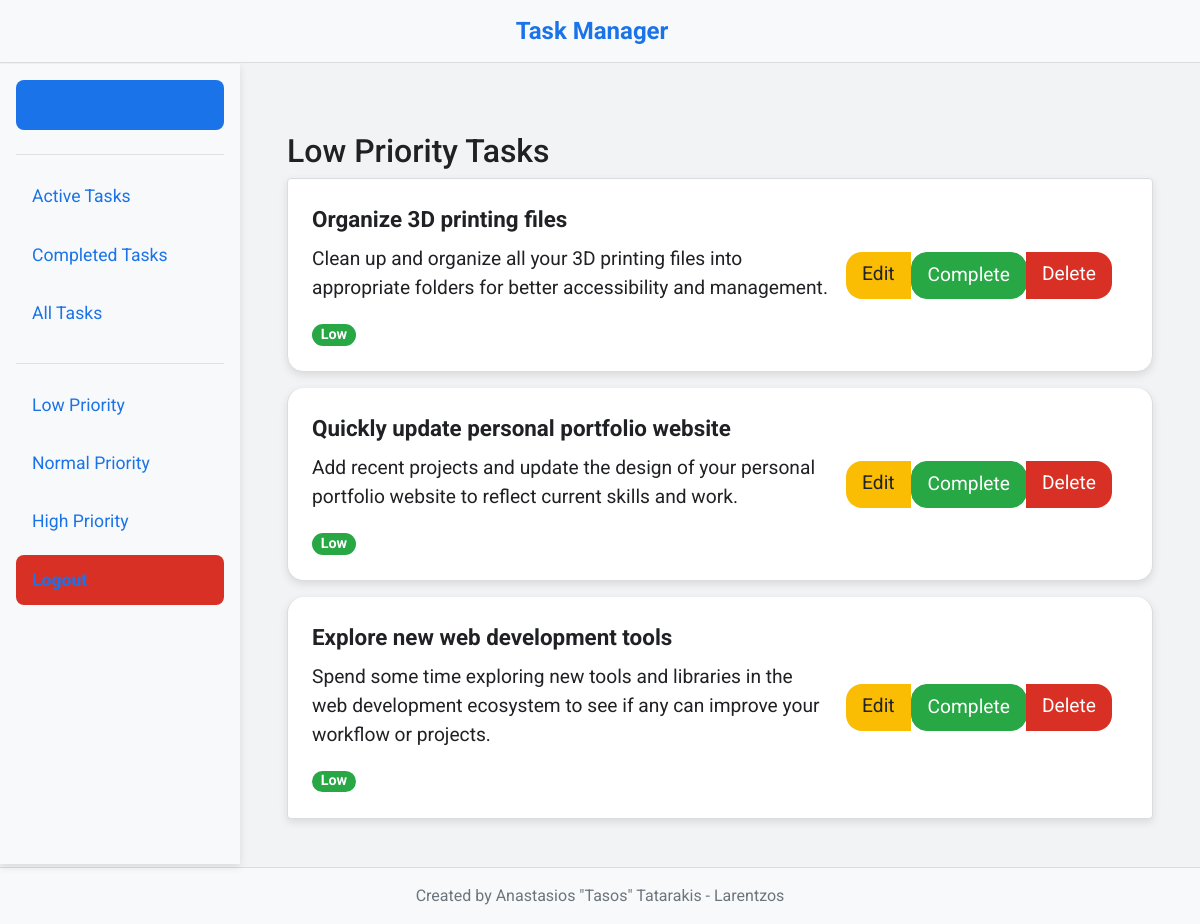
The app's page /tasks/priority/Low (signed in) with its own data.
### models/task.py (models this page shows, shortened)
class Task(db.Model):
    id = db.Column(db.Integer, primary_key=True)
    title = db.Column(db.String(100), nullable=False)
    description = db.Column(db.Text, nullable=False)
    priority = db.Column(db.String(10), nullable=False)
    user_id = db.Column(db.Integer, db.ForeignKey('user.id'), nullable=False)
    completed = db.Column(db.Boolean, default=False, nullable=False)
    owner = db.relationship('User', backref=db.backref('tasks', lazy=True))

### routes/task_routes.py (the view)
@task_routes.route('/tasks/priority/<priority>')
@login_required
def priority_tasks(priority):
    tasks = Task.query.filter_by(user_id=current_user.id, priority=priority).all()
    return render_template('tasks.html', tasks=tasks, title=f"{priority.capitalize()} Priority Tasks")

### app.py (called while the page is built)
@login_manager.user_loader
def load_user(user_id):
    return User.query.get(int(user_id))

### templates/tasks.html (shortened to what this page needs)
{% extends "base.html" %} {% block content %}
<div class="container-fluid">
  <h2 class="mt-4">{{ title }}</h2>
  {% if title == "All Tasks" %}
  <h3 class="mt-4">Active Tasks</h3>
  <div class="list-group mb-4">
    {% for task in active_tasks %}
    <div
      class="list-group-item d-flex justify-content-between align-items-center"
    >
      <div>
        <strong>{{ task.title }}</strong>
        <p>{{ task.description }}</p>
        <small
          class="badge badge-pill {% if task.priority == 'Low' %}badge-success {% elif task.priority == 'Normal' %}badge-warning {% else %}badge-danger{% endif %}"
        >
          {{ task.priority }}
        </small>
      </div>
      <div class="btn-group" role="group">
        <a
          href="{{ url_for('task.update_task', task_id=task.id) }}"
          class="btn btn-warning"
          >Edit</a
        >
        <form
          method="POST"
          action="{{ url_for('task.complete_task', task_id=task.id) }}"
        >
          <button type="submit" class="btn btn-success">Complete</button>
        </form>
        <a
          href="{{ url_for('task.delete_task', task_id=task.id) }}"
          class="btn btn-danger"
          >Delete</a
        >
      </div>
    </div>
    {% endfor %}
  </div>
  <h3 class="mt-4">Completed Tasks</h3>
  <div class="list-group">
    {% for task in completed_tasks %}
    <div
      class="list-group-item d-flex justify-content-between align-items-center"
    >
      <div>
        <strong>{{ task.title }}</strong>
        <p>{{ task.description }}</p>
        <small
          class="badge badge-pill {% if task.priority == 'Low' %}badge-success {% elif task.priority == 'Normal' %}badge-warning {% else %}badge-danger{% endif %}"
        >
          {{ task.priority }}
        </small>
        <span class="badge badge-secondary">Completed</span>
      </div>
      <div class="btn-group" role="group">
        <a
          href="{{ url_for('task.update_task', task_id=task.id) }}"
          class="btn btn-warning"
          >Edit</a
        >
        <a
          href="{{ url_for('task.delete_task', task_id=task.id) }}"
          class="btn btn-danger"
          >Delete</a
        >
      </div>
    </div>
    {% endfor %}
  </div>
  {% else %}
  <div class="list-group">
    {% for task in tasks %}
    <div
      class="list-group-item d-flex justify-content-between align-items-center"
    >
      <div>
        <strong>{{ task.title }}</strong>
        <p>{{ task.description }}</p>
        <small
          class="badge badge-pill {% if task.priority == 'Low' %}badge-success {% elif task.priority == 'Normal' %}badge-warning {% else %}badge-danger{% endif %}"
        >
          {{ task.priority }}
        </small>
      </div>
      <div class="btn-group" role="group">
        <a
          href="{{ url_for('task.update_task', task_id=task.id) }}"
          class="btn btn-warning"
          >Edit</a
        >
        {% if not task.completed %}
        <form
          method="POST"
          action="{{ url_for('task.complete_task', task_id=task.id) }}"
        >
          <button type="submit" class="btn btn-success">Complete</button>
        </form>
        {% endif %}
        <a
          href="{{ url_for('task.delete_task', task_id=task.id) }}"
          class="btn btn-danger"
          >Delete</a
        >
      </div>
    </div>
    {% endfor %}
  </div>
  {% endif %}
</div>
{% endblock %}

### static/CSS/sidebar.css (style rules this page uses)
body { font-family: "Roboto", sans-serif; color: #202124; margin: 0; padding: 0; display: flex; flex-direction: column; min-height: 100vh; background-color: #f1f3f4; }
.container-fluid { padding-top: 1rem; }
.btn { font-size: 1.2rem; padding: 0.5rem 1rem; border-radius: 1rem; transition: background-color 0.3s ease; }
.btn-warning { background-color: #fbbc04; border: none; }
.btn-danger { background-color: #d93025; border: none; }
.list-group-item { font-size: 1.2rem; padding: 1.5rem; margin-bottom: 1rem; border-radius: 1rem; border: 0.1rem solid #dadce0; background-color: #fff; box-shadow: 0 0.2rem 0.5rem rgba(0, 0, 0, 0.1); }
.list-group-item strong { display: block; font-size: 1.4rem; margin-bottom: 0.5rem; }
.d-flex > div { margin-right: 1rem; }

### static/CSS/main_content.css (style rules this page uses)
body { background-color: #f1f3f4; font-family: "Roboto", sans-serif; color: #202124; margin: 0; padding: 0; display: flex; flex-direction: column; min-height: 100vh; }
.container-fluid { padding-top: 1rem; flex: 1; }
.btn { font-size: 1.2rem; padding: 0.5rem 1rem; border-radius: 1rem; transition: background-color 0.3s ease; }
.btn-warning { background-color: #fbbc04; border: none; }
.btn-danger { background-color: #d93025; border: none; }
.list-group-item { font-size: 1.2rem; padding: 1.5rem; margin-bottom: 1rem; border-radius: 1rem; border: 1px solid #dadce0; background-color: #fff; }
.list-group-item strong { display: block; font-size: 1.4rem; margin-bottom: 0.5rem; }
.d-flex > div { margin-right: 1rem; }

### records on screen
Task: title "Organize 3D printing files", description "Clean up and organize all your 3D printing files into appropriate folders for better accessibility and management.", priority "Low"
Task: title "Quickly update personal portfolio website", description "Add recent projects and update the design of your personal portfolio website to reflect current skills and work.", priority "Low"
Task: title "Explore new web development tools", description "Spend some time exploring new tools and libraries in the web development ecosystem to see if any can improve your workflow or projects.", priority "Low"

### other values on screen
{{ title }} "Low Priority Tasks"
